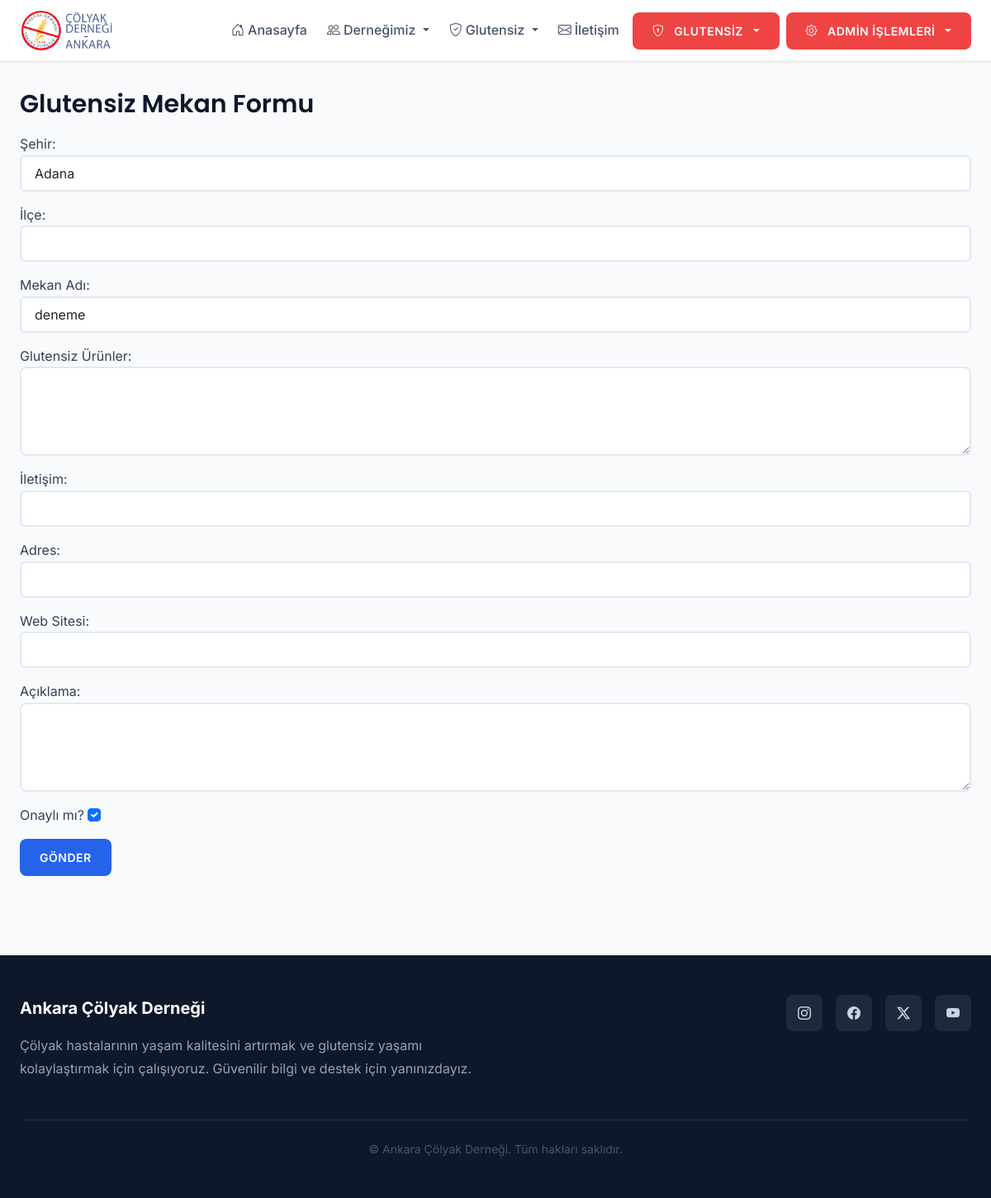
/users/admin/venues/2/update/ (signed in), run on the app's committed database.
### users/models.py (models this page shows, shortened)
class GlutenFreeVenue(models.Model):
    name = models.CharField(max_length=100, verbose_name="Mekan Adı")
    city = models.CharField(max_length=30, choices=TURKISH_CITIES, default='Ankara', verbose_name="Şehir")
    district = models.CharField(max_length=50, blank=True, null=True, verbose_name="İlçe")
    is_approved = models.BooleanField(default=False, verbose_name="Onaylı mı?")
    approved_at = models.DateTimeField(auto_now=True, verbose_name="Onay Tarihi")
    description = models.TextField(blank=True, null=True, verbose_name="Açıklama")
    contact = models.CharField(max_length=200, blank=True, null=True, verbose_name="İletişim")
    address = models.CharField(max_length=300, blank=True, null=True, verbose_name="Adres")
    website = models.URLField(blank=True, null=True, verbose_name="Web Sitesi")
    gluten_free_products = models.TextField(blank=True, null=True, verbose_name="Glutensiz Ürünler")
    added_by = models.ForeignKey('User', null=True, blank=True, on_delete=models.SET_NULL, related_name='added_%(class)s_items', verbose_name='Ekleyen')
    class Meta:
        verbose_name = "Glutensiz Mekan"
        verbose_name_plural = "Glutensiz Mekanlar"

### users/views.py (the view)
        def wrapper(request, *args, **kwargs):
            if not request.user.is_authenticated:
                return redirect('login')
            if request.user.is_superuser:
                return view_func(request, *args, **kwargs)
            if request.user.role == 'editor' and getattr(request.user, permission_field, False):
                return view_func(request, *args, **kwargs)
            messages.error(request, 'Bu sayfaya erişim yetkiniz bulunmamaktadır.')
            return redirect('home')

### users/views.py (called while the page is built)
def editor_permission_required(permission_field):
    def decorator(view_func):
        def wrapper(request, *args, **kwargs):
            if not request.user.is_authenticated:
                return redirect('login')
            if request.user.is_superuser:
                return view_func(request, *args, **kwargs)
            if request.user.role == 'editor' and getattr(request.user, permission_field, False):
                return view_func(request, *args, **kwargs)
            messages.error(request, 'Bu sayfaya erişim yetkiniz bulunmamaktadır.')
            return redirect('home')
        return wrapper
    return decorator

@editor_permission_required('can_edit_venues')
def admin_venue_update(request, pk):
    venue = get_object_or_404(GlutenFreeVenue, pk=pk)
    if request.method == 'POST':
        form = GlutenFreeVenueForm(request.POST, instance=venue)
        if form.is_valid():
            venue = form.save(commit=False)
            if not venue.added_by:
                venue.added_by = request.user
            venue.save()
            return redirect('admin_venue_list')
    else:
        form = GlutenFreeVenueForm(instance=venue)
    return render(request, 'users/admin_venue_form.html', {'form': form})

### templates/users/admin_venue_form.html (shortened to what this page needs)
{% extends 'base.html' %}
{% load static %}
{% block content %}
<h2>Glutensiz Mekan Formu</h2>
{% include 'partials/_forms.html' %}
{% endblock %}

### templates/partials/_forms.html (shortened to what this page needs)
{% if form %}
  <form method="post" class="needs-validation" novalidate id="main-form">
    {% if form.city %}
      <div class="mb-3" id="field-city">
        {{ form.city.label_tag }}
        {{ form.city }}
      </div>
    {% endif %}
    {% if form.district %}
      <div class="mb-3" id="field-district">
        {{ form.district.label_tag }}
        {{ form.district }}
      </div>
    {% endif %}
    {% for field in form %}
      {% if field.name != 'city' and field.name != 'district' and field.name != 'city_other' and field.name != 'district_other' %}
        <div class="mb-3" id="field-{{ field.name }}">
          {{ field.label_tag }}
          {% if field.name == 'brand' %}
            <div style="display: flex; gap: 4px; align-items: stretch;">
              <div style="flex: 1; min-width: 0;">{{ field }}</div>
              <button type="button" class="btn btn-outline-secondary" data-bs-toggle="modal" data-bs-target="#addBrandModal" title="Yeni Marka Ekle">+</button>
            </div>
          {% elif field.name == 'category' %}
            <div style="display: flex; gap: 4px; align-items: stretch;">
              <div style="flex: 1; min-width: 0;">{{ field }}</div>
              <button type="button" class="btn btn-outline-secondary" data-bs-toggle="modal" data-bs-target="#addCategoryModal" title="Yeni Kategori Ekle">+</button>
            </div>
          {% else %}
            {{ field }}
          {% endif %}
        </div>
      {% endif %}
    {% endfor %}
    <button type="submit" class="btn btn-primary">Gönder</button>
  </form>
{% else %}
  <div class="alert alert-warning">Form bulunamadı.</div>
{% endif %}

### static/css/style.css (style rules this page uses)
:root { --primary-color: #2563eb; --primary-dark: #1d4ed8; --primary-light: #3b82f6; --secondary-color: #64748b; --accent-color: #f59e0b; --success-color: #10b981; --danger-color: #ef4444; --warning-color: #f59e0b; --info-color: #06b6d4; --white: #ffffff; --gray-50: #f8fafc; --gray-100: #f1f5f9; --gray-200: #e2e8f0; --gray-300: #cbd5e1; --gray-400: #94a3b8; --gray-500: #64748b; --gray-600: #475569; --gray-700: #334155; --gray-800: #1e293b; --gray-900: #0f172a; --font-family-primary: 'Inter', -apple-system, BlinkMacSystemFont, 'Segoe UI', Roboto, sans-serif; --font-family-secondary: 'Poppins', sans-serif; --font-size-xs: 0.75rem; --font-size-sm: 0.875rem; --font-size-base: 1rem; --font-size-lg: 1.125rem; --font-size-xl: 1.25rem; --font-size-2xl: 1.5rem; --font-size-3xl: 1.875rem; --font-size-4xl: 2.25rem; --spacing-1: 0.25rem; --spacing-2: 0.5rem; --spacing-3: 0.75rem; --spacing-4: 1rem; --spacing-5: 1.25rem; --spacing-6: 1.5rem; --spacing-8: 2rem; --spacing-10: 2.5rem; --spacing-12: 3rem; --spacing-16: 4rem; --radius-sm: 0.25rem; --radius-md: 0.375rem; --radius-lg: 0.5rem; --radius-xl: 0.75rem; --radius-2xl: 1rem; --shadow-sm: 0 1px 2px 0 rgb(0 0 0 / 0.05); --shadow-md: 0 4px 6px -1px rgb(0 0 0 / 0.1), 0 2px 4px -2px rgb(0 0 0 / 0.1); --shadow-lg: 0 10px 15px -3px rgb(0 0 0 / 0.1), 0 4px 6px -4px rgb(0 0 0 / 0.1); --shadow-xl: 0 20px 25px -5px rgb(0 0 0 / 0.1), 0 8px 10px -6px rgb(0 0 0 / 0.1); --transition-fast: 150ms ease-in-out; --transition-normal: 250ms ease-in-out; --transition-slow: 350ms ease-in-out; --container-max-width: 1200px; --header-height: 70px; --sidebar-width: 280px; }
* { box-sizing: border-box; margin: 0; padding: 0; }
html { scroll-behavior: smooth; font-size: 16px; }
body { font-family: var(--font-family-primary); font-size: var(--font-size-base); line-height: 1.6; color: var(--gray-700); background-color: var(--gray-50); -webkit-font-smoothing: antialiased; -moz-osx-font-smoothing: grayscale; }
h1, h2, h3, h4, h5, h6 { font-family: var(--font-family-secondary); font-weight: 600; line-height: 1.3; color: var(--gray-900); margin-bottom: var(--spacing-4); }
h2 { font-size: var(--font-size-3xl); }
.form-control, .form-select { width: 100%; padding: var(--spacing-4); border: 2px solid var(--gray-200); border-radius: var(--radius-lg); font-size: var(--font-size-base); transition: all var(--transition-fast); background: var(--white); }
.form-control::placeholder { color: var(--gray-400); }
.btn { display: inline-flex; align-items: center; justify-content: center; gap: var(--spacing-2); padding: var(--spacing-3) var(--spacing-6); border: none; border-radius: var(--radius-lg); font-weight: 600; font-size: var(--font-size-sm); text-decoration: none; cursor: pointer; transition: all var(--transition-fast); text-transform: uppercase; letter-spacing: 0.5px; min-height: 44px; }
.btn-primary { background: var(--primary-color); color: var(--white); }
.mb-3 { margin-bottom: var(--spacing-3); }
form .form-control:not(textarea), form .form-select, .select2-container--default .select2-selection--single, .select2-container--default .select2-selection--multiple { min-height: 44px; height: 44px; border-radius: 0.375rem; padding-top: 0.375rem; padding-bottom: 0.375rem; font-size: 1rem; }

### data on the page
GlutenFreeVenue: city "Adana", form "deneme" "☑"

### other printed values
{{ field.label_tag }} "Mekan Adı:" "Glutensiz Ürünler:" "İletişim:" "Adres:" "Web Sitesi:" "Açıklama:" "Onaylı mı?"
